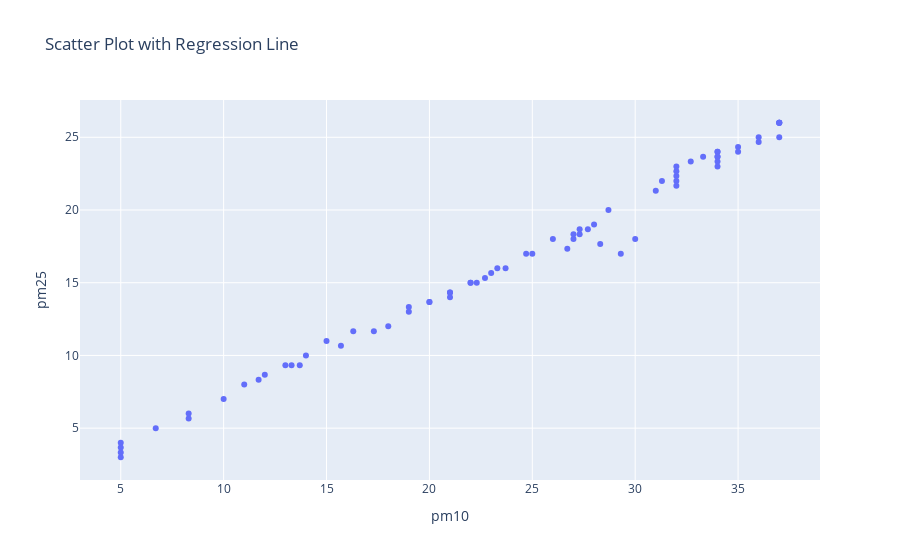

The notebook cell this image was saved under:
### Code cell
#Scatter Plot with Regression Line

fig_scatter = px.scatter(df, x='pm10', y='pm25', title='Scatter Plot with Regression Line'
                         #,trendline='ols'
                         )
fig_scatter.show()

### Figure 1 — Plotly figure (JSON) as saved in the notebook; plotly's stock layout.template omitted (floating-point values rounded to 4 significant figures)
{"data": [{"hovertemplate": "pm10=%{x}<br>pm25=%{y}<extra></extra>", "legendgroup": "", "marker": {"color": "#636efa", "symbol": "circle"}, "mode": "markers", "name": "", "orientation": "v", "showlegend": false, "type": "scatter", "x": [16.3, 14, 13, 12, 11, 13.3, 15.7, 18, 22.7, 27.3, 32, 32, 32, 32, 32.7, 33.3, 34, 31.3, 28.7, 26, 24.7, 23.3, 22, 21, 20, 19, 20, 21, 22, 27, 32, 37, 36, 35, 34, 34, 34, 34, 35, 36, 37, 37, 37, 37, 34, 31, 28, 27.7, 27.3, 27, 23, 19, 15, 11.7, 8.3, 5, 5, 5, 5, 6.7, 8.3, 10, 13.7, 17.3, 21, 22.3, 23.7, 25, 26.7, 28.3, 30, 29.3], "xaxis": "x", "y": [11.67, 10, 9.33, 8.67, 8, 9.33, 10.67, 12, 15.33, 18.67, 22, 22.33, 22.67, 23, 23.33, 23.67, 24, 22, 20, 18, 17, 16, 15, 14.33, 13.67, 13, 13.67, 14.33, 15, 18.33, 21.67, 25, 24.67, 24.33, 24, 23.67, 23.33, 23, 24, 25, 26, 26, 26, 26, 23.67, 21.33, 19, 18.67, 18.33, 18, 15.67, 13.33, 11, 8.33, 5.67, 3, 3.33, 3.67, 4, 5, 6, 7, 9.33, 11.67, 14, 15, 16, 17, 17.33, 17.67, 18, 17], "yaxis": "y"}], "layout": {"legend": {"tracegroupgap": 0}, "title": {"text": "Scatter Plot with Regression Line"}, "xaxis": {"anchor": "y", "domain": [0, 1], "title": {"text": "pm10"}}, "yaxis": {"anchor": "x", "domain": [0, 1], "title": {"text": "pm25"}}}}
